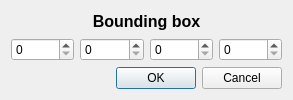
<?xml version="1.0" encoding="UTF-8"?>
<ui version="4.0">
 <class>DrawRect</class>
 <widget class="QDialog" name="DrawRect">
  <property name="geometry">
   <rect>
    <x>0</x>
    <y>0</y>
    <width>293</width>
    <height>100</height>
   </rect>
  </property>
  <property name="windowTitle">
   <string>Dialog</string>
  </property>
  <property name="sizeGripEnabled">
   <bool>false</bool>
  </property>
  <property name="modal">
   <bool>false</bool>
  </property>
  <layout class="QGridLayout" name="gridLayout_2">
   <item row="0" column="0">
    <layout class="QGridLayout" name="gridLayout">
     <item row="0" column="0" colspan="4">
      <widget class="QLabel" name="label">
       <property name="text">
        <string>&lt;html&gt;&lt;head/&gt;&lt;body&gt;&lt;p align=&quot;center&quot;&gt;&lt;span style=&quot; font-size:12pt; font-weight:600;&quot;&gt;Bounding box&lt;/span&gt;&lt;/p&gt;&lt;/body&gt;&lt;/html&gt;</string>
       </property>
      </widget>
     </item>
     <item row="1" column="0">
      <widget class="QSpinBox" name="spinBox_x1"/>
     </item>
     <item row="1" column="3">
      <widget class="QSpinBox" name="spinBox_y2"/>
     </item>
     <item row="2" column="0" colspan="4">
      <widget class="QDialogButtonBox" name="buttonBox">
       <property name="orientation">
        <enum>Qt::Horizontal</enum>
       </property>
       <property name="standardButtons">
        <set>QDialogButtonBox::Cancel|QDialogButtonBox::Ok</set>
       </property>
      </widget>
     </item>
     <item row="1" column="1">
      <widget class="QSpinBox" name="spinBox_y1"/>
     </item>
     <item row="1" column="2">
      <widget class="QSpinBox" name="spinBox_x2"/>
     </item>
    </layout>
   </item>
  </layout>
 </widget>
 <tabstops>
  <tabstop>spinBox_x1</tabstop>
  <tabstop>spinBox_y1</tabstop>
  <tabstop>spinBox_x2</tabstop>
  <tabstop>spinBox_y2</tabstop>
  <tabstop>buttonBox</tabstop>
 </tabstops>
 <resources/>
 <connections>
  <connection>
   <sender>buttonBox</sender>
   <signal>accepted()</signal>
   <receiver>DrawRect</receiver>
   <slot>accept()</slot>
   <hints>
    <hint type="sourcelabel">
     <x>248</x>
     <y>254</y>
    </hint>
    <hint type="destinationlabel">
     <x>157</x>
     <y>274</y>
    </hint>
   </hints>
  </connection>
  <connection>
   <sender>buttonBox</sender>
   <signal>rejected()</signal>
   <receiver>DrawRect</receiver>
   <slot>reject()</slot>
   <hints>
    <hint type="sourcelabel">
     <x>316</x>
     <y>260</y>
    </hint>
    <hint type="destinationlabel">
     <x>286</x>
     <y>274</y>
    </hint>
   </hints>
  </connection>
 </connections>
</ui>
